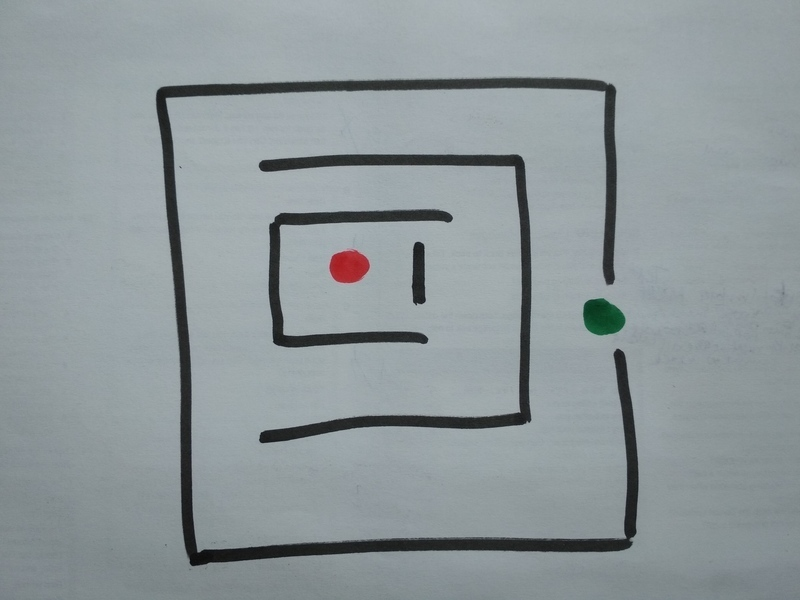
#> input picture imgs/paper/box.jpg, 800 x 600 px, given in place of round.jpg, which was not available
$ jupyter execute MazeSolver.ipynb   (shell and % lines are left out)
#> lines starting #> are read from the running program, lines starting #| are printed output that depends on the picture; after the words box and inside, x2 and y2 are one past the last pixel; in counts of white or black regions, pixels touching at a corner belong together; pictures that were not available may be replaced by others from this repository, and a replacement may not be noted
[cell 1]
import cv2 as cv
import numpy as np
import matplotlib.pyplot as plt

[cell 2]
COLORS = {
    'red': [(0, 70, 50), (10, 255, 255), (170, 70, 50), (180, 255, 255)],
    'green': [(100, 20, 100), (255, 10, 255), (45, 100, 50), (90, 255, 255)],
    'black': []
}
IMG_PATH = '../../imgs/paper/{}.jpg'
IMG_NAME = 'round'
OPTIMAL_IMG_SIZE = 480

[cell 3]
def display(img):
    b, g, r = cv.split(img)
    rgb_img = cv.merge([r,g,b])
    plt.imshow(rgb_img)
    plt.show()


def get_mask(hsv, color):
    mask1 = cv.inRange(hsv, COLORS[color][0], COLORS[color][1])
    mask2 = cv.inRange(hsv, COLORS[color][2], COLORS[color][3])
    return mask1 | mask2

[cell 4]
img = cv.imread(IMG_PATH.format(IMG_NAME))
#> img is the input picture: shape (600, 800, 3); mean B, G, R 154.7, 151.8, 142.5

if len(img) > OPTIMAL_IMG_SIZE:
    fdelta = OPTIMAL_IMG_SIZE/len(img)
#> fdelta = 0.8
    img = cv.resize(img, (0,0), fx=fdelta, fy=fdelta)
#> img: shape (480, 640, 3)

display(img)

[cell 5]
# preprocessing
blur = cv.bilateralFilter(img,18,100,100)
hsv = cv.cvtColor(img, cv.COLOR_BGR2HSV)
#> hsv: shape (480, 640, 3); mean H, S, V 97, 21.5, 155
mred, mgreen = get_mask(hsv, 'red'), get_mask(hsv, 'green')
#> in get_mask, `mask1 = cv.inRange(hsv, COLORS[color][0], COLORS[color][1])`:
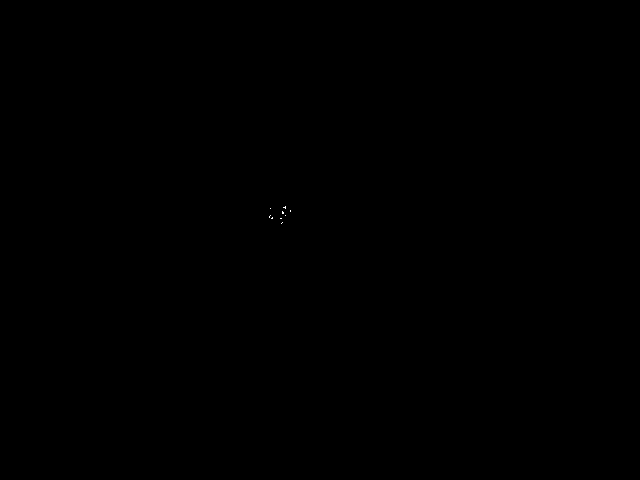
#> mask1: shape (480, 640); 0.01% white in thin lines or dots, all inside (x1, y1, x2, y2) = (269, 206, 291, 224)
#> in get_mask, `mask2 = cv.inRange(hsv, COLORS[color][2], COLORS[color][3])`:
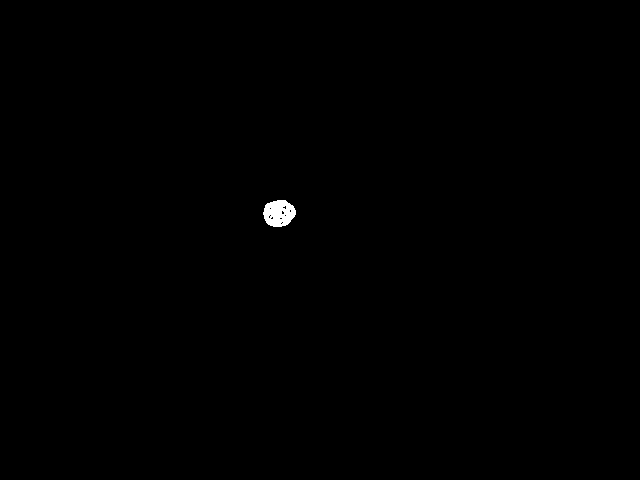
#> mask2: shape (480, 640); 0.22% white; 1 white region, box (x1, y1, x2, y2) and area: (263, 200, 296, 227) 666
#> in get_mask, `return mask1 | mask2`: returned value: shape (480, 640); 0.22% white; 1 white region, box (x1, y1, x2, y2) and area: (263, 200, 296, 227) 690
#> call 2 of get_mask, with color = 'green'
#> in get_mask (call 2), `mask1 = cv.inRange(hsv, COLORS[color][0], COLORS[color][1])`: mask1: shape (480, 640); every value is 0
#> in get_mask (call 2), `mask2 = cv.inRange(hsv, COLORS[color][2], COLORS[color][3])`:
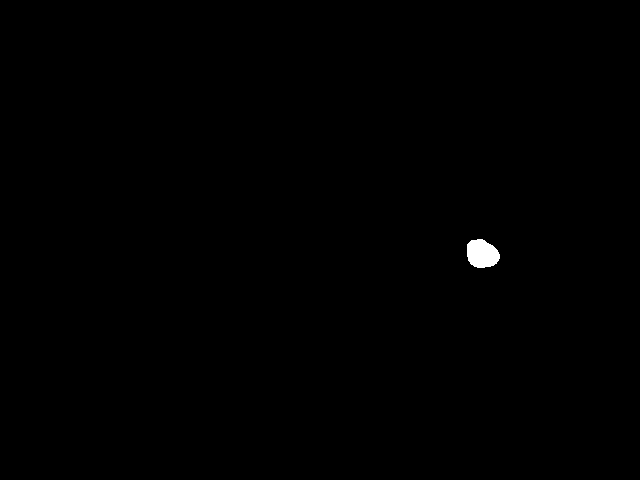
#> mask2: shape (480, 640); 0.24% white; 1 white region, box (x1, y1, x2, y2) and area: (467, 239, 500, 268) 743
gray = cv.cvtColor(blur, cv.COLOR_BGR2GRAY)

#plt.imshow(cv.merge(cv.split(gray)[::-1]))
_, thr = cv.threshold(gray, 125, 255, cv.THRESH_BINARY)
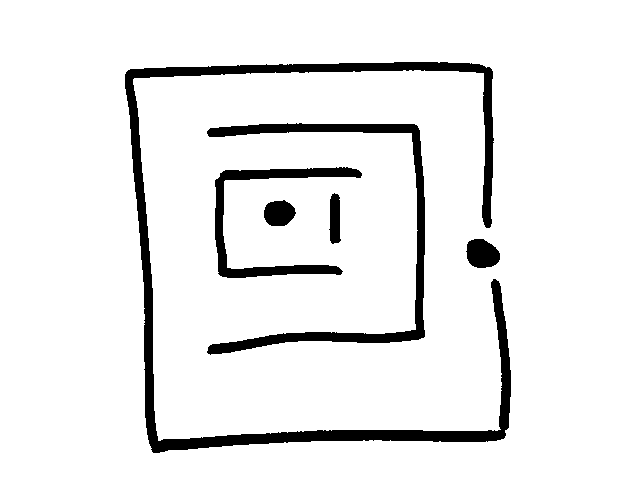
#> thr: shape (480, 640); 92.4% white; 6 black regions, box (x1, y1, x2, y2) and area: (125, 62, 511, 453) 12797, (207, 123, 425, 355) 5417, (215, 167, 362, 278) 3126, (466, 239, 500, 268) 767, (264, 200, 296, 226) 646, (329, 193, 341, 244) 481
#thr = cv.cvtColor(thr, cv.COLOR_GRAY2BGR)
masked_img = cv.bitwise_not(thr, thr,
                                mask=cv.bitwise_and(mred, mgreen))
plt.imshow(thr, cmap='gray')
#plt.imshow(cv.bitwise_xor(img, mgreen))
plt.show()

[cell 6]
hsv = cv.cvtColor(img, cv.COLOR_BGR2HSV)
sens = 30
green = 60
lower_red_0 = np.array([0, 100, 100])
upper_red_0 = np.array([sens, 255, 255])
lower_red_1 = np.array([180 - sens, 100, 100])
upper_red_1 = np.array([180, 255, 255])
lower_gr = np.array([green - sens, 100, 40])
upper_gr = np.array([green + sens, 255, 255])
mask_0 = cv.inRange(hsv, lower_red_0 , upper_red_0);
mask_1 = cv.inRange(hsv, lower_red_1 , upper_red_1 );
#> mask_1: shape (480, 640); 0.2% white; 1 white region, box (x1, y1, x2, y2) and area: (264, 200, 296, 226) 619
mask_2 = cv.inRange(hsv, lower_gr, upper_gr)
plt.imshow(cv.bitwise_or(cv.bitwise_or(mask_0, mask_1), mask_2))
plt.show()
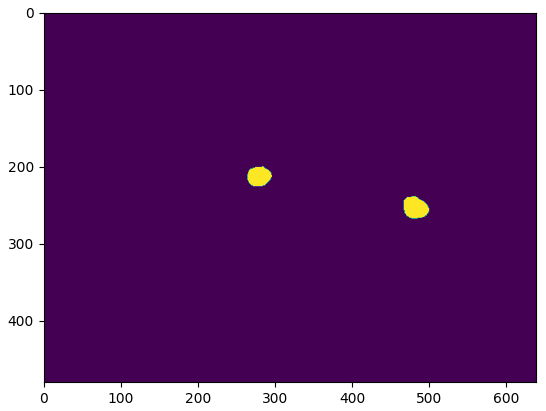
#> figure drawn by matplotlib, 1 panel
bl_lower = np.array([0, 0, 0])
bl_upper = np.array([180, 100, 100])
mask = cv.inRange(hsv, bl_lower, bl_upper)
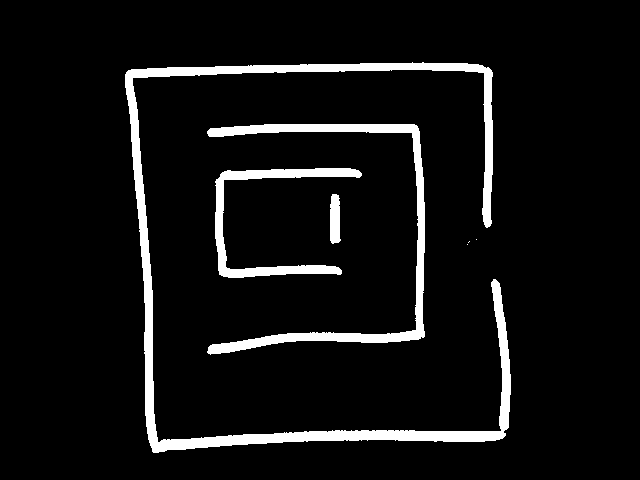
#> mask: shape (480, 640); 6.8% white; 7 white regions (3 under 20 px), largest, box (x1, y1, x2, y2) and area: (125, 62, 511, 453) 12226, (207, 124, 425, 355) 5240, (215, 168, 362, 278) 3016, (330, 194, 341, 244) 469
plt.imshow(mask)
plt.show()
sens = 60
lower_white = np.array([0, 0, 100])
upper_white = np.array([180, 100, 255])
white_mask = cv.inRange(hsv, lower_white, upper_white)
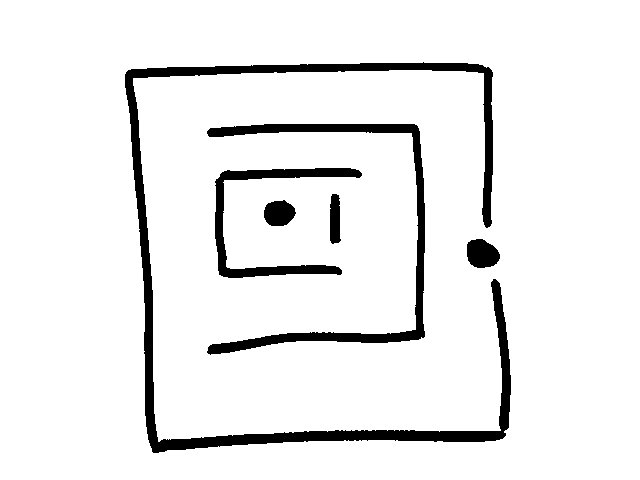
#> white_mask: shape (480, 640); 92.7% white; 6 black regions, box (x1, y1, x2, y2) and area: (125, 62, 511, 453) 12196, (207, 124, 425, 355) 5226, (215, 168, 362, 278) 3007, (467, 239, 500, 268) 745, (264, 200, 296, 226) 642, (330, 194, 341, 244) 469
plt.imshow(white_mask)
plt.show()

$ run again, on imgs/paper/diag.jpg
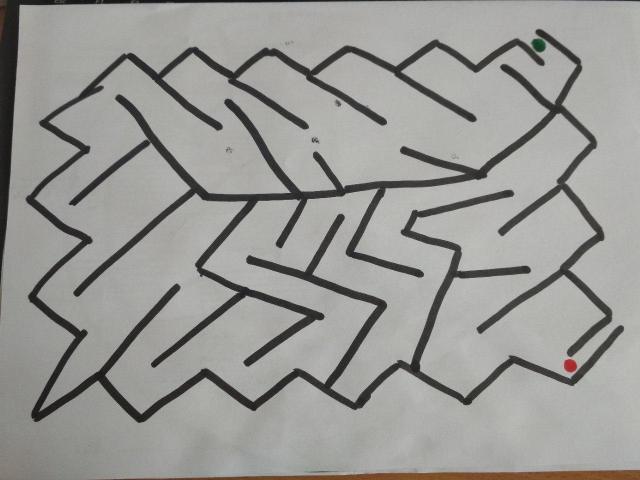
#> input picture imgs/paper/diag.jpg, 1280 x 960 px, given in place of round.jpg, which was not available (shown at 1/2 size)
#> img is the input picture: shape (960, 1280, 3); mean B, G, R 148.8, 152.3, 152.7
#> fdelta = 0.5
#> img: shape (480, 640, 3)
#> hsv: shape (480, 640, 3); mean H, S, V 32.1, 8.5, 153.3
#> in get_mask, `mask1 = cv.inRange(hsv, COLORS[color][0], COLORS[color][1])`:
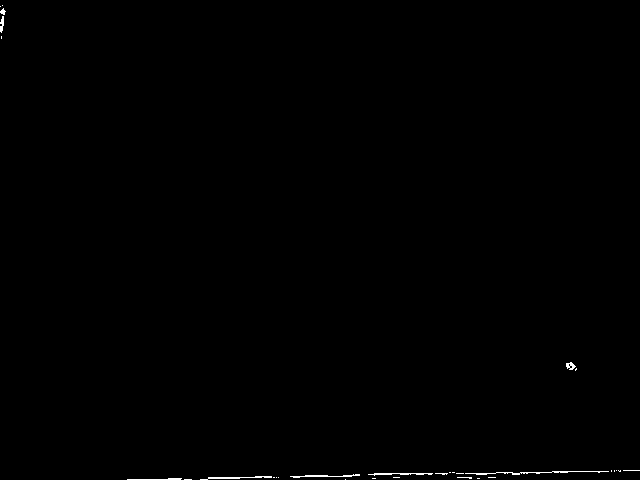
#> mask1: shape (480, 640); 0.27% white in thin lines or dots
#> mask2: shape (480, 640); 0.03% white in thin lines or dots, all inside (x1, y1, x2, y2) = (120, 32, 577, 480)
#> mask1: shape (480, 640); every value is 0
#> mask2: shape (480, 640); 0.04% white; 2 white regions (1 under 20 px), largest, box (x1, y1, x2, y2) and area: (532, 39, 545, 51) 115
#> thr: shape (480, 640); 84.8% white; 16 black regions (10 under 20 px), largest, box (x1, y1, x2, y2) and area: (26, 29, 624, 423) 38564, (0, 0, 426, 286) 4462, (114, 470, 640, 480) 3037, (0, 471, 40, 480) 273, (564, 359, 577, 372) 133, (604, 0, 640, 1) 36
#> mask_0: shape (480, 640); 0.89% white; 11 white regions (9 under 20 px), largest, box (x1, y1, x2, y2) and area: (192, 470, 640, 480) 2675, (566, 362, 576, 370) 47
#> mask_1: shape (480, 640); 0.03% white in thin lines or dots, all inside (x1, y1, x2, y2) = (564, 359, 577, 372)
#> mask: shape (480, 640); 13.5% white; 25 white regions (21 under 20 px), largest, box (x1, y1, x2, y2) and area: (26, 39, 624, 423) 20710, (69, 29, 612, 368) 16303, (0, 0, 436, 287) 4329, (592, 0, 640, 1) 48
#> `white_mask = cv.inRange(hsv, lower_white, upper_white)`:
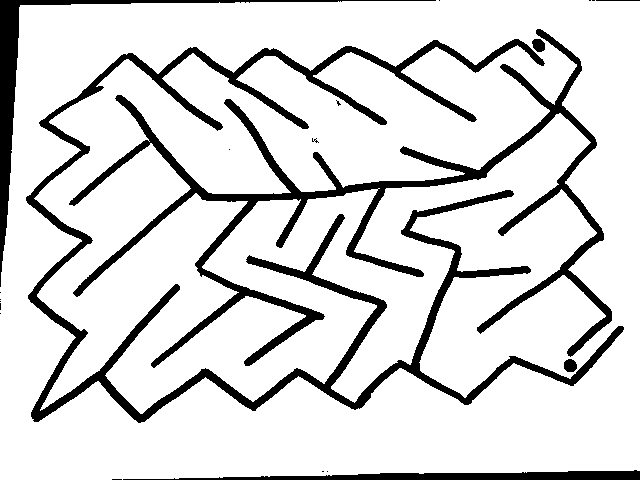
#> white_mask: shape (480, 640); 85.5% white; 21 black regions (14 under 20 px), largest, box (x1, y1, x2, y2) and area: (26, 39, 624, 423) 20655, (69, 29, 612, 368) 16258, (0, 0, 436, 287) 4436

$ run again, on imgs/paper/diff.jpg
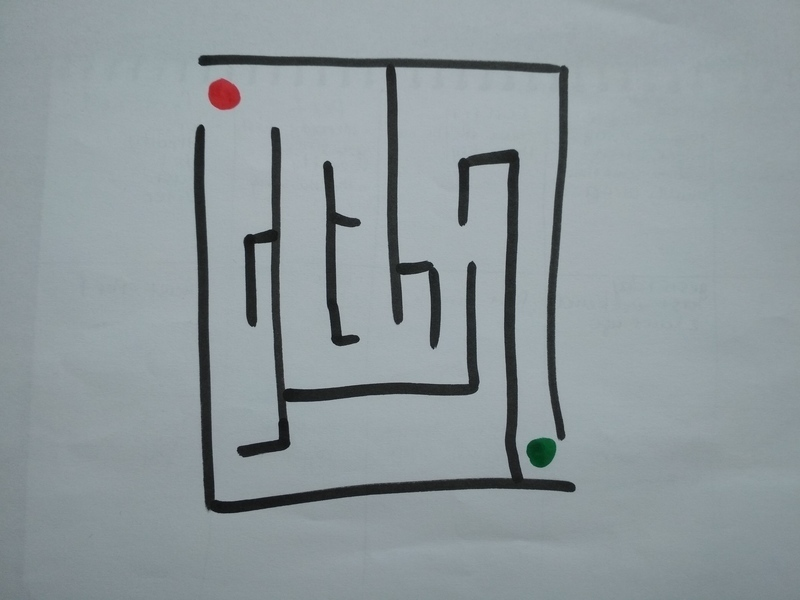
#> input picture imgs/paper/diff.jpg, 800 x 600 px, given in place of round.jpg, which was not available
#> img is the input picture: shape (600, 800, 3); mean B, G, R 156.9, 153.2, 143.1
#> fdelta = 0.8
#> img: shape (480, 640, 3)
#> hsv: shape (480, 640, 3); mean H, S, V 98.2, 23.7, 157.1
#> mask1: shape (480, 640); 0.01% white in thin lines or dots, all inside (x1, y1, x2, y2) = (170, 68, 188, 82)
#> mask2: shape (480, 640); 0.16% white; 1 white region, box (x1, y1, x2, y2) and area: (166, 63, 193, 88) 484
#> mask1: shape (480, 640); every value is 0
#> mask2: shape (480, 640); 0.14% white; 1 white region, box (x1, y1, x2, y2) and area: (421, 350, 445, 374) 418
#> `_, thr = cv.threshold(gray, 125, 255, cv.THRESH_BINARY)`:
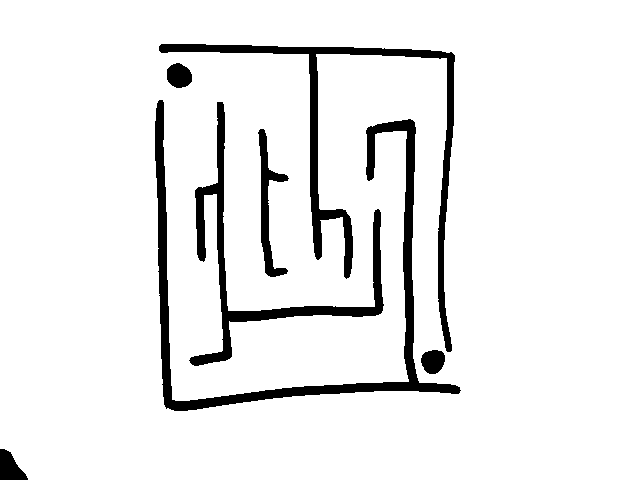
#> thr: shape (480, 640); 92.6% white; 7 black regions, largest, box (x1, y1, x2, y2) and area: (155, 100, 461, 411) 8257, (159, 44, 455, 352) 6477, (189, 102, 384, 366) 5060
#> mask_1: shape (480, 640); 0.15% white; 1 white region, box (x1, y1, x2, y2) and area: (167, 63, 192, 88) 453
#> mask_2: shape (480, 640); 0.14% white; 1 white region, box (x1, y1, x2, y2) and area: (421, 350, 445, 374) 432
#> mask: shape (480, 640); 6.6% white; 8 white regions (4 under 20 px), largest, box (x1, y1, x2, y2) and area: (155, 100, 461, 411) 7966, (159, 44, 455, 352) 6157, (189, 102, 383, 366) 4855, (259, 129, 289, 277) 1350
#> `white_mask = cv.inRange(hsv, lower_white, upper_white)`:
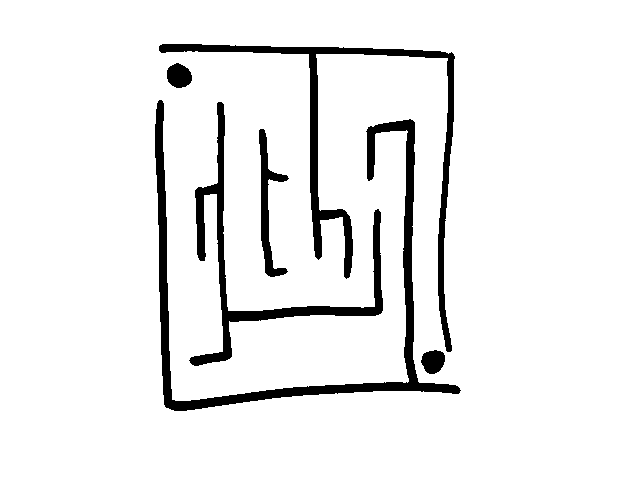
#> white_mask: shape (480, 640); 93.1% white; 6 black regions, box (x1, y1, x2, y2) and area: (155, 100, 461, 411) 7946, (159, 44, 455, 352) 6143, (189, 102, 383, 366) 4843, (259, 129, 289, 277) 1350, (167, 63, 192, 88) 475, (421, 350, 445, 374) 436

$ run again, on imgs/paper/diff1.jpg
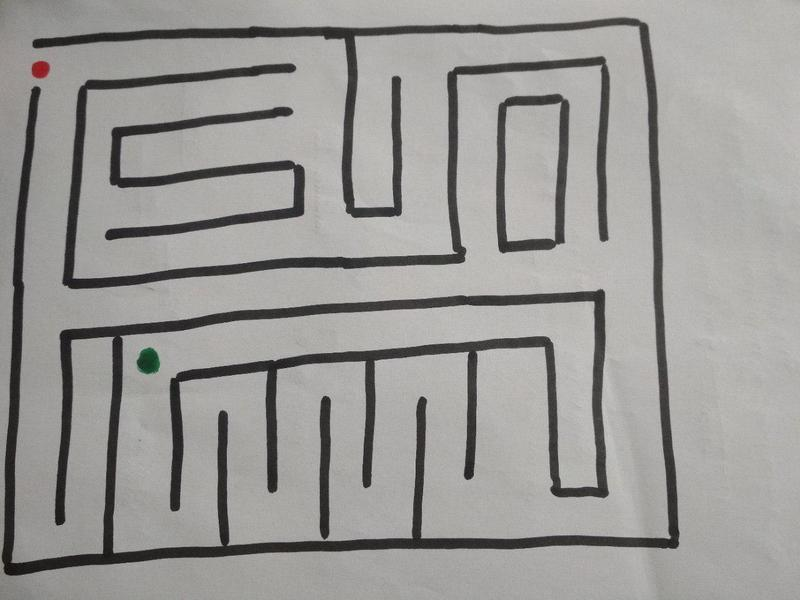
#> input picture imgs/paper/diff1.jpg, 800 x 600 px, given in place of round.jpg, which was not available
#> img is the input picture: shape (600, 800, 3); mean B, G, R 150.7, 153.2, 154.3
#> fdelta = 0.8
#> img: shape (480, 640, 3)
#> hsv: shape (480, 640, 3); mean H, S, V 28.3, 7, 154.3
#> mask1: shape (480, 640); 0.01% white in thin lines or dots, all inside (x1, y1, x2, y2) = (25, 51, 35, 63)
#> mask2: shape (480, 640); 0.05% white; 2 white regions (1 under 20 px), largest, box (x1, y1, x2, y2) and area: (25, 49, 40, 62) 138
#> mask1: shape (480, 640); every value is 0
#> mask2: shape (480, 640); 0.08% white; 1 white region, box (x1, y1, x2, y2) and area: (111, 279, 128, 298) 244
#> thr: shape (480, 640); 84.6% white; 7 black regions, largest, box (x1, y1, x2, y2) and area: (0, 14, 544, 461) 31958, (50, 45, 488, 231) 7876, (84, 86, 244, 192) 3965
#> mask_0: shape (480, 640); 0.01% white in thin lines or dots, all inside (x1, y1, x2, y2) = (26, 51, 33, 63)
#> mask_1: shape (480, 640); 0.04% white; 1 white region, box (x1, y1, x2, y2) and area: (26, 49, 39, 62) 124
#> mask: shape (480, 640); 14.5% white; 14 white regions (9 under 20 px), largest, box (x1, y1, x2, y2) and area: (1, 15, 543, 461) 30371, (50, 45, 487, 231) 7454, (84, 86, 244, 192) 3799, (397, 75, 455, 202) 2135, (256, 317, 265, 432) 820
#> `white_mask = cv.inRange(hsv, lower_white, upper_white)`:
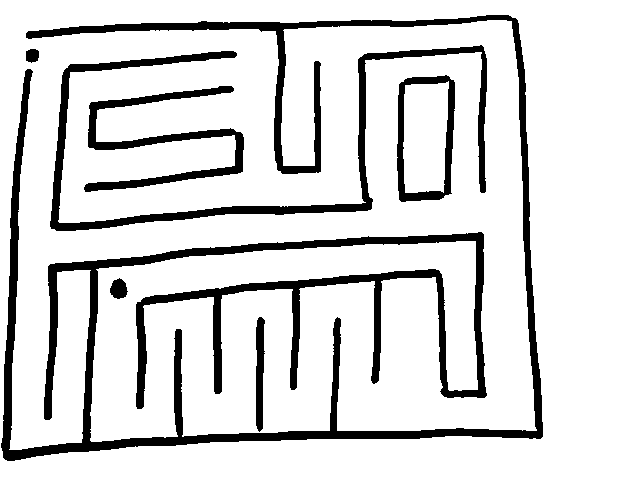
#> white_mask: shape (480, 640); 85.4% white; 7 black regions, largest, box (x1, y1, x2, y2) and area: (1, 15, 543, 461) 30273, (50, 45, 487, 231) 7432, (84, 86, 244, 192) 3790
